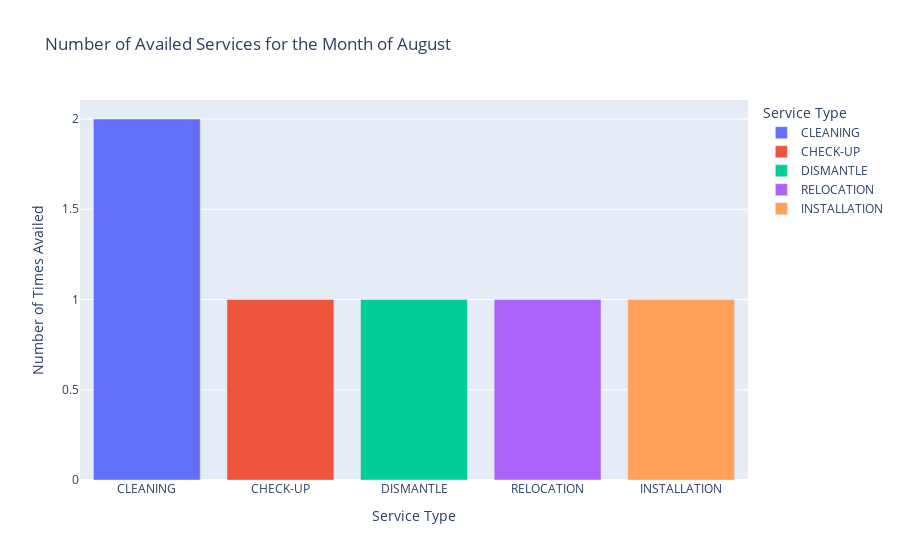

The code cell stored with this chart in its notebook:
### Markdown cell above
The code from above but I plotted it na

### Code cell
import gspread
from google.auth.transport.requests import Request
from google.oauth2.credentials import Credentials
from google.oauth2.service_account import Credentials
import datetime
import datetime
import numpy as np
import pandas as pd
import matplotlib.pyplot as plt
from matplotlib.ticker import ScalarFormatter, MultipleLocator
import plotly.express as px


scopes = ["https://www.googleapis.com/auth/spreadsheets"]
credential = Credentials.from_service_account_file("credentials.json", scopes=scopes)
client = gspread.authorize(credential)


spreadsheet_id = "1Q_7ZcMpJeyHMhlhcFL3xvh3JpnSTZL12otyvzzZ9108"
workbook = client.open_by_key(spreadsheet_id)
sheet1 = workbook.worksheet("Sheet1")

dataframe = pd.DataFrame(sheet1.get_all_records())

# Convert the 'Entry Date' column to datetime format
dataframe['Entry Date'] = pd.to_datetime(dataframe['Entry Date'], format='%m/ %d/ %Y %H:%M:%S')


current_date = datetime.datetime.now()
current_month = current_date.month
current_year = current_date.year
current_month_fullname = current_date.strftime('%B')

filtered_dataframe = dataframe[
    (dataframe['Entry Date'].dt.month == current_month) & 
    (dataframe['Entry Date'].dt.year == current_year)
]


services_from_spreadsheet = {
    'cleaning': filtered_dataframe['Cleaning'],
    'check-up': filtered_dataframe['Check-up'],
    'dismantle': filtered_dataframe['Dismantle'],
    'relocation': filtered_dataframe['Relocation'],
    'installation': filtered_dataframe['Installation']
}


services_availed = {
    'cleaning': 0,
    'check-up': 0,
    'dismantle': 0,
    'relocation': 0,
    'installation': 0
}

servicesNames = []
numberAvailed = []

for customers in services_from_spreadsheet['cleaning']:
    if 'Availed' in customers:
        services_availed['cleaning'] += 1
        
for customers in services_from_spreadsheet['check-up']:
    if 'Availed' in customers:
        services_availed['check-up'] += 1
        
for customers in services_from_spreadsheet['dismantle']:
    if 'Availed' in customers:
        services_availed['dismantle'] += 1
        
for customers in services_from_spreadsheet['relocation']:
    if 'Availed' in customers:
        services_availed['relocation'] += 1
        
for customers in services_from_spreadsheet['installation']:
    if 'Availed' in customers:
        services_availed['installation'] += 1
        
for keys in services_availed:
    servicesNames.append(keys.upper())
    numberAvailed.append(services_availed[keys])
    
print(servicesNames)
print(numberAvailed)
servicesDataFrame = {'Names': servicesNames, 'Number of Availed': numberAvailed}
finalDataFrame = pd.DataFrame(servicesDataFrame)



fig = px.bar(
    finalDataFrame,
    x='Names',
    y='Number of Availed',
    title=f'Number of Availed Services for the Month of {current_month_fullname}',
    labels={'Names': 'Service Type', 'Number of Availed': 'Number of Times Availed'},
    color='Names'
)

# Show the plot
fig.show()
finalDataFrame

### Figure 1 — Plotly figure (JSON) as saved in the notebook; plotly's stock layout.template omitted (floating-point values rounded to 4 significant figures)
{"data": [{"alignmentgroup": "True", "hovertemplate": "Service Type=%{x}<br>Number of Times Availed=%{y}<extra></extra>", "legendgroup": "CLEANING", "marker": {"color": "#636efa", "pattern": {"shape": ""}}, "name": "CLEANING", "offsetgroup": "CLEANING", "orientation": "v", "showlegend": true, "textposition": "auto", "type": "bar", "x": ["CLEANING"], "xaxis": "x", "y": [2], "yaxis": "y"}, {"alignmentgroup": "True", "hovertemplate": "Service Type=%{x}<br>Number of Times Availed=%{y}<extra></extra>", "legendgroup": "CHECK-UP", "marker": {"color": "#EF553B", "pattern": {"shape": ""}}, "name": "CHECK-UP", "offsetgroup": "CHECK-UP", "orientation": "v", "showlegend": true, "textposition": "auto", "type": "bar", "x": ["CHECK-UP"], "xaxis": "x", "y": [1], "yaxis": "y"}, {"alignmentgroup": "True", "hovertemplate": "Service Type=%{x}<br>Number of Times Availed=%{y}<extra></extra>", "legendgroup": "DISMANTLE", "marker": {"color": "#00cc96", "pattern": {"shape": ""}}, "name": "DISMANTLE", "offsetgroup": "DISMANTLE", "orientation": "v", "showlegend": true, "textposition": "auto", "type": "bar", "x": ["DISMANTLE"], "xaxis": "x", "y": [1], "yaxis": "y"}, {"alignmentgroup": "True", "hovertemplate": "Service Type=%{x}<br>Number of Times Availed=%{y}<extra></extra>", "legendgroup": "RELOCATION", "marker": {"color": "#ab63fa", "pattern": {"shape": ""}}, "name": "RELOCATION", "offsetgroup": "RELOCATION", "orientation": "v", "showlegend": true, "textposition": "auto", "type": "bar", "x": ["RELOCATION"], "xaxis": "x", "y": [1], "yaxis": "y"}, {"alignmentgroup": "True", "hovertemplate": "Service Type=%{x}<br>Number of Times Availed=%{y}<extra></extra>", "legendgroup": "INSTALLATION", "marker": {"color": "#FFA15A", "pattern": {"shape": ""}}, "name": "INSTALLATION", "offsetgroup": "INSTALLATION", "orientation": "v", "showlegend": true, "textposition": "auto", "type": "bar", "x": ["INSTALLATION"], "xaxis": "x", "y": [1], "yaxis": "y"}], "layout": {"barmode": "relative", "legend": {"title": {"text": "Service Type"}, "tracegroupgap": 0}, "title": {"text": "Number of Availed Services for the Month of August"}, "xaxis": {"anchor": "y", "categoryarray": ["CLEANING", "CHECK-UP", "DISMANTLE", "RELOCATION", "INSTALLATION"], "categoryorder": "array", "domain": [0, 1], "title": {"text": "Service Type"}}, "yaxis": {"anchor": "x", "domain": [0, 1], "title": {"text": "Number of Times Availed"}}}}
